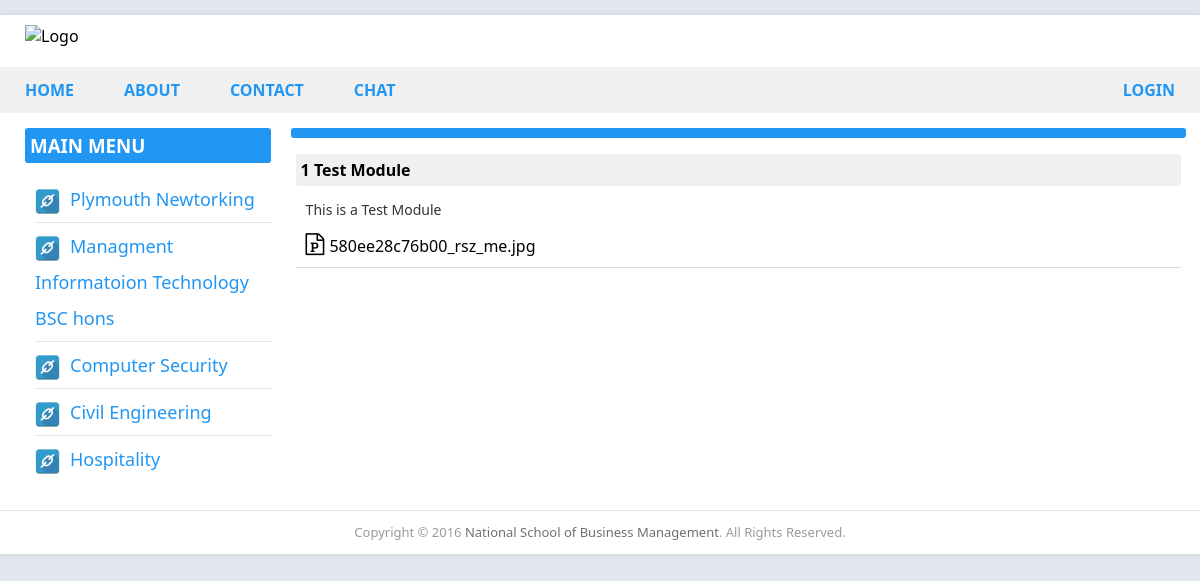
/content.php?id=4, run on the app's committed database.
### tables this page shows
CREATE TABLE `course` (
  `id` int(11) NOT NULL,
  `faculty_id` int(11) NOT NULL,
  `name` varchar(250) NOT NULL,
  `date` datetime NOT NULL DEFAULT CURRENT_TIMESTAMP
);

CREATE TABLE `sub_module` (
  `id` int(11) NOT NULL,
  `module_id` int(11) NOT NULL,
  `name` varchar(250) NOT NULL,
  `description` text NOT NULL,
  `file` varchar(250) NOT NULL,
  `publish` int(11) NOT NULL DEFAULT '1',
  `public` int(11) NOT NULL DEFAULT '1',
  `date` datetime NOT NULL DEFAULT CURRENT_TIMESTAMP
);

### classes/Config.php (called while the page is built)
<?php
class Config {
  public static function get($path = null) {
    if ($path) {
      $config = $GLOBALS['config'];
      $path = explode('/', $path);
      foreach ($path as $value) {
        if(isset($config[$value])){
          $config = $config[$value];
        }
      }
      return $config;
    }
  }
}

### classes/DB.php (called while the page is built, shortened)
<?php
class DB
{
  private static $_instance = null;
  private $_pdo,
          $_query,
          $_error = false,
          $_results,
          $_resultslimit,
          $_count = 0;
  function __construct()
  {
    try {
      $this->_pdo = new PDO('mysql:host=' . Config::get('mysql/host') . ';dbname=' . Config::get('mysql/db'), Config::get('mysql/username'), Config::get('mysql/password'));
    } catch (PDOException $e) {
      die($e->getMessage());
    }
  }
  public static function getInstance() {
    if (!isset(self::$_instance)) {
      self::$_instance = new self();
    }
    return self::$_instance;
  }
  public function query($sql, $params = array()) {
    $this->_error = false;
    if ($this->_query = $this->_pdo->prepare($sql)) {
      $i = 1;
      if (count($params)) {
        foreach ($params as $param) {
          $this->_query->bindValue($i, $param);
          $i++;
        }
      }
      if($this->_query->execute()) {
          $this->_results = $this->_query->fetchAll(PDO::FETCH_OBJ);
          $this->_count = $this->_query->rowCount();
      }else {
        $this->_error = true;
      }
    }
    return $this;
  }
  private function action($action, $table, $where = array()) {
    if (count($where) === 3) {
      $operators = array('=', '>', '<', '>=', '<=', 'like', 'in');
      $field  = $where[0];
      $operator = $where[1];
      $value = $where[2];
      if (in_array($operator, $operators)) {
        $sql = "{$action} FROM {$table} WHERE {$field} {$operator} ?";
        if (!$this->query($sql, array($value))->error()) {
          return $this;
        }
      }
    }
    return false;
  }
  public function get($table, $where=array()) {
    return $this->action('SELECT *', $table, $where);
  }
  public function error() {
    return $this->_error;
  }
  public function count() {
    return $this->_count;
  }
  public function results() {
    return $this->_results;
  }
  public function first() {
    return $this->_results[0];
  }
  public function limitTo($rows) {
    $_resultslimits = array();
    if ($this->_count > $rows) {
      for ($i=0; $i < $rows; $i++) {
        $_resultslimits[$i] = $this->_results[$i];
      }
    }else {
      for ($i=0; $i < $this->_count; $i++) {
        $_resultslimits[$i] = $this->_results[$i];
      }
    }
    return $_resultslimits;
  }
}

### core/init.php (called while the page is built, shortened)
<?php
$db = DB::getInstance();

### classes/Input.php (called while the page is built, shortened)
<?php
class Input
{
	public static function get($item){
		if (isset($_POST[$item])) {
			return $_POST[$item];
		}elseif (isset($_GET[$item])) {
			return $_GET[$item];
		}
		return '';
	}
}

### content.php (the view, shortened to what this page needs)
<?php require_once 'student/header.php';
$id = (int) Input::get('id');
$data = $db->get('module', ['id', '=', $id])->first();
$subModule = $db->get('sub_module', ['module_id', '=', $data->id])->results();
?>
<div class="row">
	<div class="column column-3">
		<?php require_once 'student/sidebar.php' ?>
	</div>
	<div class="column column-9 main">
	 <h3 class="group-title blue-b capitalize">
	 </h3>
	 <section class="main">
	 <?php $i = 1; foreach ($subModule as $sub) : ?>
	   <div class="topic-group">
	   	<h4 class="topic-title">
			<?php echo $i . " " . $sub->name; ?>
	   	</h4>
	   		<p class="topic-des">
			<?php echo $sub->description; ?>
			</p>
	   		<div class="topic">
				<i class="fa fa-file-powerpoint-o" aria-hidden="true"></i><a href="download.php?id=<?php echo $sub->id; ?>"><?php echo $sub->file; ?></a>
				<br>
	   		</div>
		<?php $i++; endforeach; ?>
	 </section>
	</div>
</div>
<?php require_once 'student/footer.php' ?>

### student/sidebar.php
<aside class="sidebar">
	<h3 class="group-title blue-b">Main Menu</h3>
	<ul class="main-menu">
		<?php
			$course = $db->query("SELECT  * FROM course")->limitTo(5);
			foreach ($course as $c) :
		?>
			<li><img src="<?php echo ROOT . 'assets/images/menu-icon.png'; ?>"><a href="category.php?id=<?php   ?>"><?php echo $c->name; ?></a></li>
		<?php endforeach; ?>
	</ul>
</aside>

### assets/css/style.css (style rules this page uses)
html, body { margin: 0; font-family: 'Noto Sans', sans-serif; }
body { background-color: #E3E7F0; }
a { text-decoration: none; }
.main { margin-left: 5px; margin-right: 5px; }
.main i { font-size: 22px; }
.blue-b { background: #2196f3; color: white; }
.row, .column { box-sizing: border-box; }
.row:before, .row:after { content: " "; display: table; }
.row:after { clear: both; }
.column { position: relative; float: left; display: block; }
.column-3 { width: 23.8%; }
.column-9 { width: 74.6%; }
.row { margin-bottom: 10px; }
section { margin-bottom: 25px; }
.sidebar { padding-left: 25px; }
.sidebar { padding-left: 25px; padding-right: 15px; }
.group-title { margin-bottom: -5px; margin-top: 0; padding: 5px; border-radius: 3px; text-transform: uppercase; }
.capitalize { text-transform: capitalize; }
.main .group-title { border: 0px; }
.topic-group { border-bottom: 1px solid #ddd; }
.topic-title { background: #f0f0f0; padding: 5px; margin-bottom: 5px; border-radius: 3px; }
.topic-des { color: #333; font-size: 14px; margin-left: 10px; }
.topic { padding-left: 10px; margin-bottom: 10px; }
.topic a { color: black; }
.topic i { font-size: 22px; margin-right: 5px; }
.main-menu { list-style: none !important; }
.sidebar ul.main-menu { padding-left: 10px; line-height: 2em; margin-left: 0px; font-size: 18px; }
.sidebar ul.main-menu li { border-bottom: 1px solid rgba(0,0,0,.1); padding: 5px 0px; }
.sidebar ul.main-menu li:last-child { border-bottom: none; }
.sidebar ul.main-menu li img { vertical-align: middle; margin-right: 10px; opacity: 0.8; height: 25px; width: 25px; }
.sidebar ul.main-menu li a { color: #2196f3; cursor: pointer; }

### data on the page
course: name "Plymouth Newtorking"
course: name "Managment Informatoion Technology BSC hons"
course: name "Computer Security"
course: name "Civil Engineering"
course: name "Hospitality"
sub_module: name "Test Module", description "This is a Test Module", file "580ee28c76b00_rsz_me.jpg"
